Frame 1 (no input): blank canvas, image omitted
Frame 60 (the mouse pressed at the canvas centre just before this capture): blank canvas, image omitted
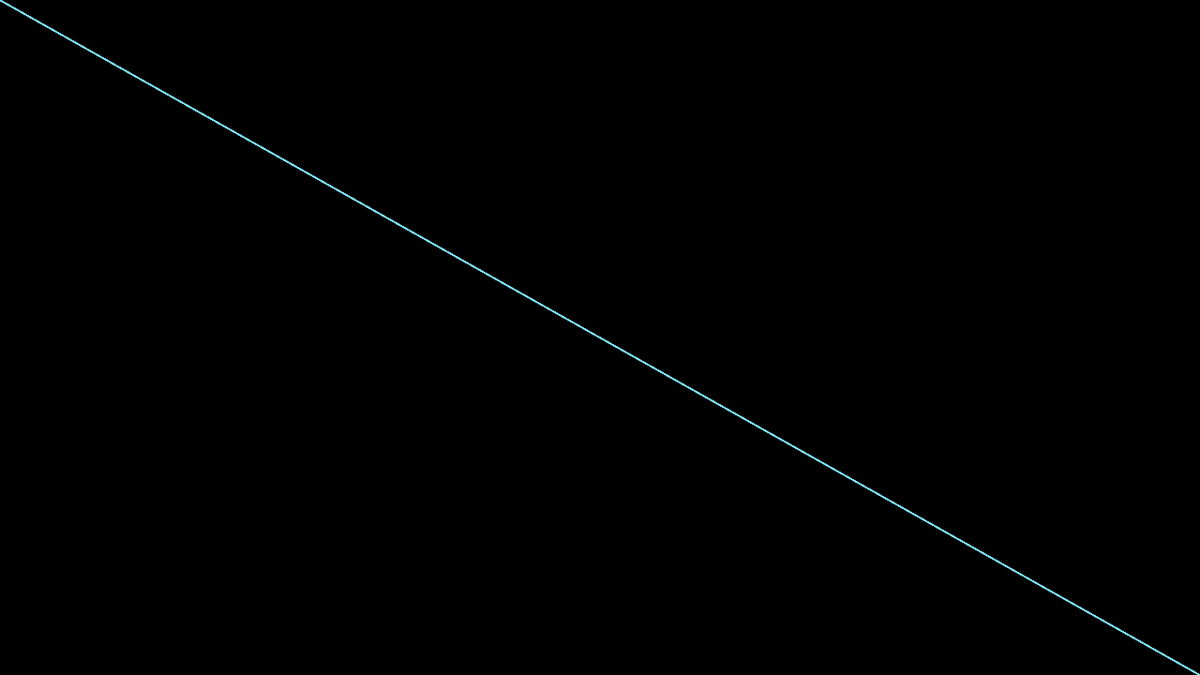
Frame 120 (the mouse held since frame 60 and released just before this capture)

The Processing sketch whose frames 1 and 60 were blank and that drew this single picture after the mouse press (run headless with seeded random() and noise(); from frame 60 on, the mouse is pressed at the canvas centre):

// Processing sketch: really_pretty_colors
// ── really_pretty_colors.pde
void setup () {
  size(1280, 720);
  background(0);
}
void draw() {
  float r = map(mouseX, 0, width, 0, 255);
  float g = map(mouseX, 0, height, 0, 255);
  stroke(r, g, 255, 100);
  if (mouseX !=0 && mouseY !=0) {
    line(0, 0, mouseX, mouseY);
    line(width, height, mouseX, mouseY);
  }
}
